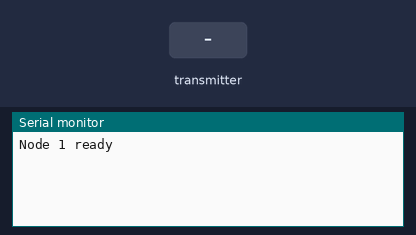
This sketch was run on a simulated Arduino Uno, built with avr-gcc and run on an emulated ATmega328P. Shown: the last lines printed to the serial monitor. The test bench sets the inputs (shaded band). Random numbers use the default seed unless the sketch sets one; no radio packets arrive unless stated.

Above: at 1.2 s.
1.3 s: the transmitter starts sending targetLat = 0
At 1.42 s:
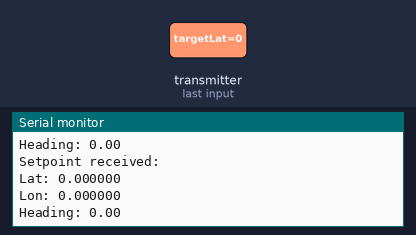
2.8 s: the transmitter starts sending targetLon = 25
4.3 s: the transmitter starts sending targetHeading = 25
At 4.42 s:
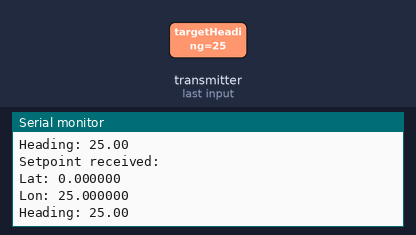
5.8 s: the transmitter starts sending targetLat = 25
7.3 s: the transmitter starts sending targetLon = 50
8.8 s: the transmitter starts sending targetHeading = 50
At 8.92 s:
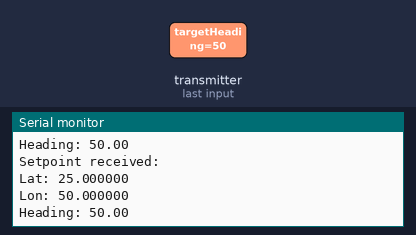
Timing chart, 0 to 11.3 s (numbered marks = the images above; inputs shaded):
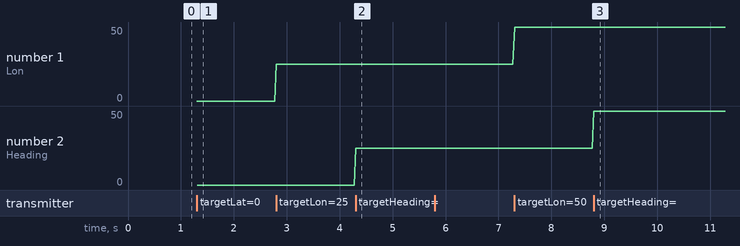

Measured:
- after the input at 1.3 s, the serial monitor: prints a new line at once (image 1)
- after the input at 4.3 s, the serial monitor: prints a new line at once (image 2)
- after the input at 8.8 s, the serial monitor: prints a new line at once (image 3)
- plotted number 1: 0 → 25 after the input at 2.8 s, 25 → 50 after the input at 7.3 s

The sketch:

node.ino
```cpp
#include <SPI.h>
#include <RF24.h>

#define NODE_ID 1  // Set to 1 or 2

#define CE_PIN 9
#define CSN_PIN 10

RF24 radio(CE_PIN, CSN_PIN);

// 5-byte ASCII addresses (NOT null-terminated)
const byte addresses[][6] = {"00001", "00002"};

struct Setpoint {
  float targetLat;
  float targetLon;
  float targetHeading;
};

struct SensorData {
  float imuYaw;
  float compass;
  float gpsLat;
  float gpsLon;
};

void setup() {
  Serial.begin(115200);
  radio.begin();
  radio.setPALevel(RF24_PA_LOW);
  radio.setDataRate(RF24_1MBPS);
  // radio.setDataRate(RF24_250KBPS);
  radio.enableAckPayload();

  // Open reading pipe for this node (pipe 0 for ackPayload)
  radio.openReadingPipe(0, addresses[NODE_ID]);
  // Gateway sends to this node
  radio.openWritingPipe(addresses[NODE_ID]);

  radio.startListening();

  // Preload ackPayload with dummy data
  SensorData dummy = {0.0, 0.0, 0.0, 0.0};
  radio.writeAckPayload(0, &dummy, sizeof(dummy));

  Serial.print("Node ");
  Serial.print(NODE_ID);
  Serial.println(" ready");
}

void loop() {
  if (radio.available()) {
    Setpoint sp;
    radio.read(&sp, sizeof(sp));

    Serial.println("Setpoint received:");
    Serial.print("Lat: "); Serial.println(sp.targetLat, 6);
    Serial.print("Lon: "); Serial.println(sp.targetLon, 6);
    Serial.print("Heading: "); Serial.println(sp.targetHeading, 2);

    // Simulated response
    SensorData sd = {
      .imuYaw = random(0, 360),
      .compass = random(0, 360),
      .gpsLat = sp.targetLat + random(-50, 50) * 0.00001,
      .gpsLon = sp.targetLon + random(-50, 50) * 0.00001
    };

    radio.writeAckPayload(0, &sd, sizeof(sd));
  }
}
```
